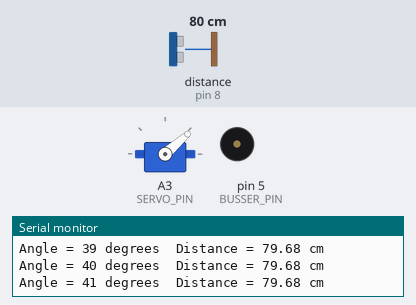
This sketch was run on a simulated Arduino Uno, built with avr-gcc and run on an emulated ATmega328P. Parts: servo, buzzer (waves = sounding), the last lines printed to the serial monitor. Wiring (inferred from the names in the program): ultrasonic range finder: trigger pin 7; echo pin 8. The test bench sets the inputs (shaded band); at power-on: distance to the obstacle (sensor on pin 8) 80 cm. The echo pulse lasts 58.3 µs per cm.

Above: at 1.2 s.
1.3 s: distance to the obstacle (sensor on pin 8) set to 35 cm
At 1.53 s:
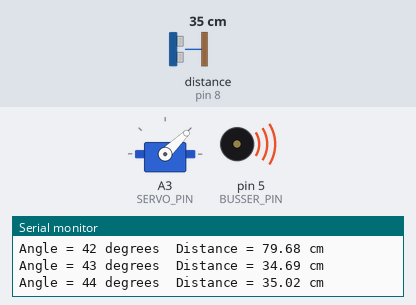
4.3 s: distance to the obstacle (sensor on pin 8) set to 250 cm
At 4.44 s:
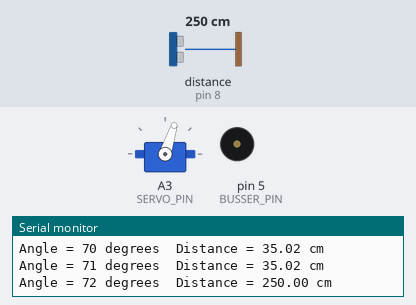
7.3 s: distance to the obstacle (sensor on pin 8) set to 53 cm
10.3 s: distance to the obstacle (sensor on pin 8) set to 46 cm
At 10.36 s:
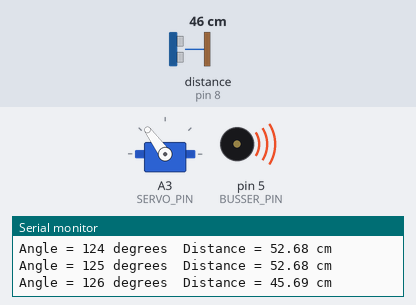
13.3 s: distance to the obstacle (sensor on pin 8) set to 60 cm
At 13.38 s:
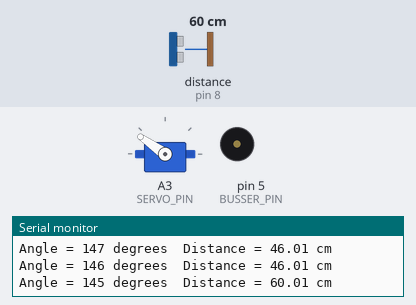
16.3 s: distance to the obstacle (sensor on pin 8) set to 47 cm
At 16.63 s:
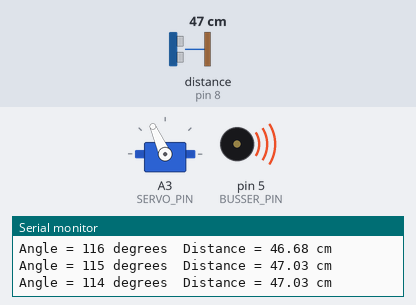
Timing chart, 0 to 25.9 s (numbered marks = the images above; inputs shaded):
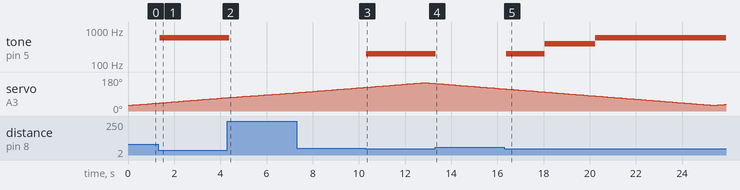

The sketch:

ultrasonic_radar_2.ino
```cpp
#include <Servo.h>

#define TRIG_PIN 7
#define ECHO_PIN 8
#define SERVO_PIN A3
#define BUSSER_PIN 5

#define HCSR04_TIMEOUT 25000
#define LEFT_TONE 200
#define RIGHT_TONE 600
#define STRAIGHT 400
#define THRESHOLD 50

Servo servo;
int angle = 30;
bool forward = true;

const float speedOfSound = 0.0343;

void setup() {
  pinMode(TRIG_PIN, OUTPUT);
  pinMode(ECHO_PIN, INPUT);
pinMode(BUSSER_PIN,OUTPUT);

  servo.attach(SERVO_PIN);
  servo.write(angle);

  Serial.begin(9600);

}


float get_distance(void) {

  long duration = 0;
  float distance = 0;
  // Ultrasonic
  digitalWrite(TRIG_PIN, LOW);
  delayMicroseconds(2);
  digitalWrite(TRIG_PIN, HIGH);
  delayMicroseconds(10);
  digitalWrite(TRIG_PIN, LOW);

  duration = pulseIn(ECHO_PIN, HIGH, HCSR04_TIMEOUT);
  distance = (duration * speedOfSound) / 2;

  return distance;
}

void loop() {

  // Move servo
  float distance;

  servo.write(angle);

  if (forward) angle++;
  else angle--;

  if (angle >= 150) forward = false;
  if (angle <= 30) forward = true;

  delay(100);

  distance = get_distance();

  Serial.print("Angle = ");
  Serial.print(angle);
  Serial.print(" degrees");
  Serial.print("\tDistance = ");
  Serial.print(distance);
  Serial.println(" cm");

  if (distance < THRESHOLD) {
    if (angle < 80){
      tone(BUSSER_PIN, RIGHT_TONE);
    }
    else if (angle > 100){
      tone(BUSSER_PIN, LEFT_TONE);
    }
    else {
      tone(BUSSER_PIN, STRAIGHT);
    }

  }
  else {
    noTone(BUSSER_PIN);
  }
}
```

Measured:
- the behaviour switches between 51 and 50 cm on distance to the obstacle (sensor on pin 8) (found by bisection; images 2 and 3)
- after the input at 1.3 s, tone on pin 5 (BUSSER_PIN): silent → 600 Hz after 0.08 s
- after the input at 4.3 s, tone on pin 5 (BUSSER_PIN): 600 Hz → silent after 0.09 s
- after the input at 10.3 s, tone on pin 5 (BUSSER_PIN): silent → 200 Hz at once
- after the input at 13.3 s, tone on pin 5 (BUSSER_PIN): 200 Hz → silent at once
- after the input at 16.3 s, tone on pin 5 (BUSSER_PIN): silent → 200 Hz after 0.08 s, → 400 Hz 1.7 s later, → 600 Hz 2.2 s later
